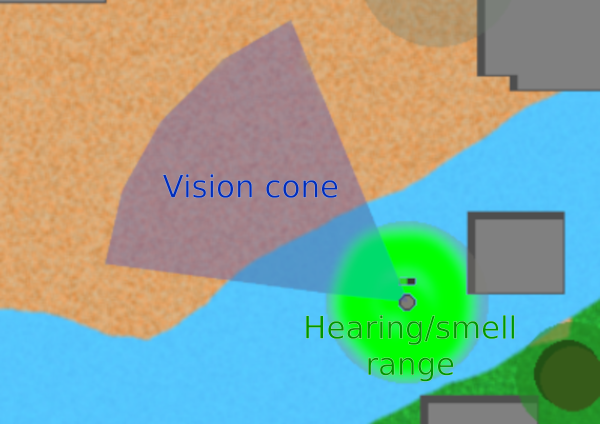
#> input picture images/Agent_senses.png, 1200 x 848 px (shown at 1/2 size)
$ python -i experiment.py   (imports and definitions only)   (older library calls are emulated)
#> lines starting #> are read from the running program, lines starting #| are printed output that depends on the picture; after the words box and inside, x2 and y2 are one past the last pixel; in counts of white or black regions, pixels touching at a corner belong together
#> further down, picture is the input picture: shape (848, 1200, 3); mean B, G, R 148.8, 166.8, 138.4
"""Class-agnostic anomaly-localization probe at each camera zoom.

This intentionally never uses object names as model inputs or outputs.  It asks a
smaller question than the competition task: if a camera view contains an inserted
object, does generic visual unusualness put a proposal box over it?
"""

from __future__ import annotations

import argparse
import gzip
import json
from pathlib import Path

import cv2
import numpy as np


VIEW_W, VIEW_H = 960, 540
SOURCE_W, SOURCE_H = 3840, 2160


def iou(a, b):
    x1, y1, x2, y2 = max(a[0], b[0]), max(a[1], b[1]), min(a[2], b[2]), min(a[3], b[3])
    intersection = max(0, x2 - x1) * max(0, y2 - y1)
    union = (a[2] - a[0]) * (a[3] - a[1]) + (b[2] - b[0]) * (b[3] - b[1]) - intersection
    return intersection / union if union else 0.0


def robust_unit(value):
    lo, hi = np.percentile(value, (50, 99.7))
    return np.clip((value - lo) / max(float(hi - lo), 1e-6), 0, 1)


def anomaly_map(image):
    """Combine colour rarity, local contrast and structure without learned classes."""
    lab = cv2.cvtColor(image, cv2.COLOR_BGR2LAB).astype(np.float32)

    # Globally rare colours are a useful compositing cue. Coarse bins make the
    # statistic stable at all three zooms and avoid memorising exact RGB values.
    quantized = (lab / 16).astype(np.int32)
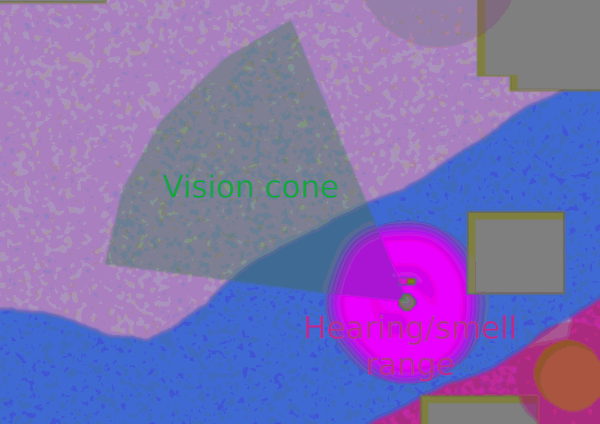
#> quantized: shape (848, 1200, 3) int32 (shown at 1/2 size); mean B, G, R 10.43, 7.24, 8.06; drawn with min black and max white
    code = quantized[:, :, 0] * 256 + quantized[:, :, 1] * 16 + quantized[:, :, 2]
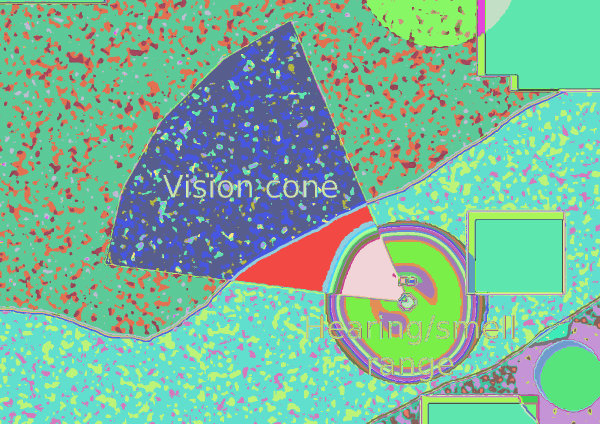
#> code: shape (848, 1200) int32 (shown at 1/2 size); 185 distinct labels, from 647 to 3629; one colour per label, 0 black
    counts = np.bincount(code.ravel(), minlength=4096)
#> counts = 4096 values, max 239545 at index 2954, min 0 at index 0, mean 248.4
    rarity = -np.log((counts[code] + 8) / (code.size + 8 * 4096))
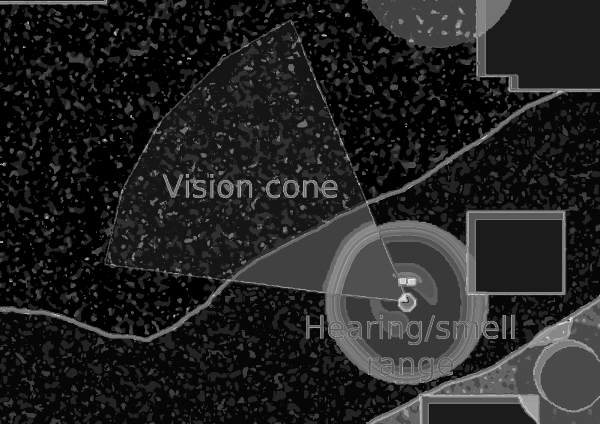
#> rarity: shape (848, 1200) float64 (shown at 1/2 size); min 1.48, max 11.67, mean 2.87; drawn with min black and max white
    rarity = robust_unit(cv2.GaussianBlur(rarity.astype(np.float32), (0, 0), 1.2))
#> in robust_unit, `lo, hi = np.percentile(value, (50, 99.7))`: lo = 2.48; hi = 7.86

    # A sprite may also disagree with its immediate terrain even when its colour
    # is common elsewhere in the image.
    residuals = []
    for sigma in (2.0, 5.0, 11.0):
        local = cv2.GaussianBlur(lab, (0, 0), sigma)
        residuals.append(np.linalg.norm(lab - local, axis=2))
#> this loop made 3 passes
#> pass 3, in anomaly_map, `local = cv2.GaussianBlur(lab, (0, 0), sigma)`:
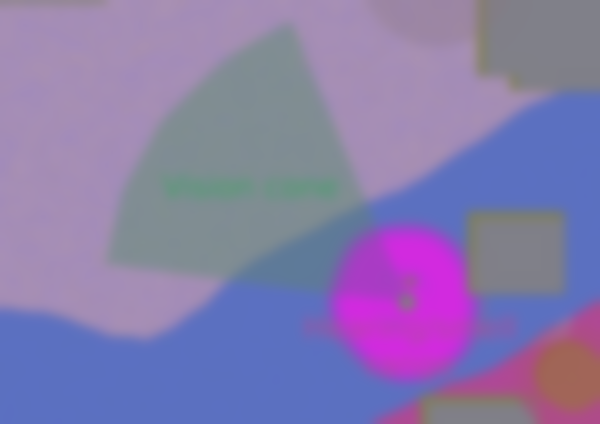
#> local: shape (848, 1200, 3) float32 (shown at 1/2 size); mean B, G, R 172.8, 123.2, 135.6
#> after the loop, residuals = 3 items
    contrast = robust_unit(np.maximum.reduce(residuals))

    gray = cv2.cvtColor(image, cv2.COLOR_BGR2GRAY).astype(np.float32) / 255
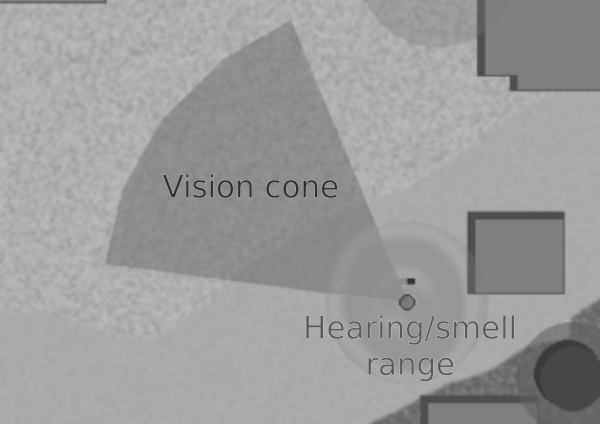
#> gray: shape (848, 1200) float32 (shown at 1/2 size); min 0.149, max 0.827, mean 0.613
    gx = cv2.Sobel(gray, cv2.CV_32F, 1, 0, ksize=3)
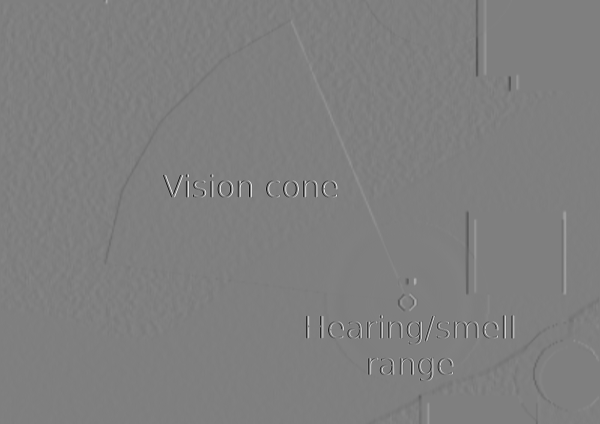
#> gx: shape (848, 1200) float32 (shown at 1/2 size); min -1.99, max 1.99, mean -0.00089; drawn with min black and max white
    gy = cv2.Sobel(gray, cv2.CV_32F, 0, 1, ksize=3)
    structure = robust_unit(cv2.GaussianBlur(cv2.magnitude(gx, gy), (0, 0), 1.0))

    score = 0.42 * rarity + 0.38 * contrast + 0.20 * structure
    return cv2.GaussianBlur(score, (0, 0), 0.8)


def proposals(image, limit=300):
    score = anomaly_map(image)
    found = []
    # Multiple thresholds preserve compact small targets and larger structures.
    for percentile in (99.7, 99.2, 98.0, 96.0):
        mask = (score >= np.percentile(score, percentile)).astype(np.uint8) * 255
        for kernel_size in (3, 7):
            kernel = cv2.getStructuringElement(cv2.MORPH_ELLIPSE, (kernel_size, kernel_size))
            joined = cv2.morphologyEx(mask, cv2.MORPH_CLOSE, kernel)
            count, _, stats, _ = cv2.connectedComponentsWithStats(joined, 8)
            for x, y, w, h, area in stats[1:count]:
                if area < 3 or w > 500 or h > 350:
                    continue
                region_score = float(score[y:y+h, x:x+w].mean())
                cx, cy = x+w/2, y+h/2
                # Segmentation commonly isolates just a wing, roof, or shadow.
                # Propose several class-neutral extents around the same locus.
                for extent, penalty in ((1.7, 1.0), (3.0, .82), (5.0, .65)):
                    bw, bh = max(7, w*extent), max(7, h*extent)
                    box = [max(0, round(cx-bw/2)), max(0, round(cy-bh/2)),
                           min(VIEW_W, round(cx+bw/2)), min(VIEW_H, round(cy+bh/2))]
                    found.append((region_score * np.sqrt(area) * penalty, box))
#> joined: shape (848, 1200); 4.2% white; 64 white regions (32 under 20 px), largest, box (x1, y1, x2, y2) and area: (740, 598, 1200, 848) 10688, (924, 421, 1131, 600) 5456, (734, 714, 908, 765) 4342
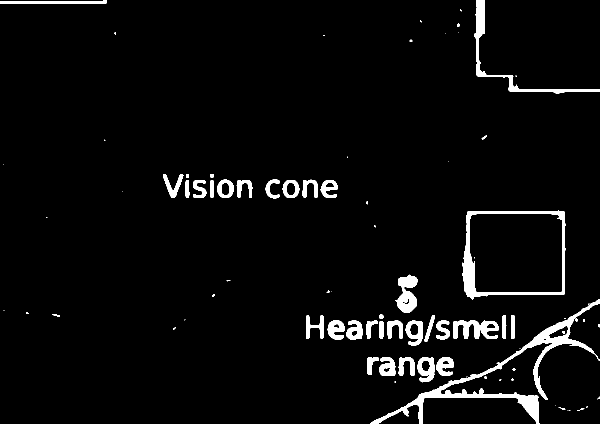
#> mask: shape (848, 1200) (shown at 1/2 size); 4% white; 84 white regions (37 under 20 px), largest, box (x1, y1, x2, y2) and area: (740, 598, 1200, 848) 10239, (924, 421, 1131, 600) 5388, (948, 0, 1200, 188) 3388
#> after the loop, found = 1212 items

    # Score-ordered class-agnostic NMS.
    kept = []
    for confidence, box in sorted(found, reverse=True):
        if all(iou(box, other[1]) < 0.65 for other in kept):
            kept.append((confidence, box))
            if len(kept) == limit:
                break
#> this loop made 513 passes
#> (confidence, box) on passes 1, 19, 20: (28.01, [673, 696, 960, 540]), (17.55, [585, 602, 795, 540]), (17.47, [782, 573, 846, 540])
    return kept


# [120 lines left out: functions render, load_frames, local_truth, average_precision, main, not called in this run]


# [2 lines not run here, left out]

>>> import cv2
>>> picture = cv2.imread('../../images/Agent_senses.png')
>>> result = proposals(picture)
